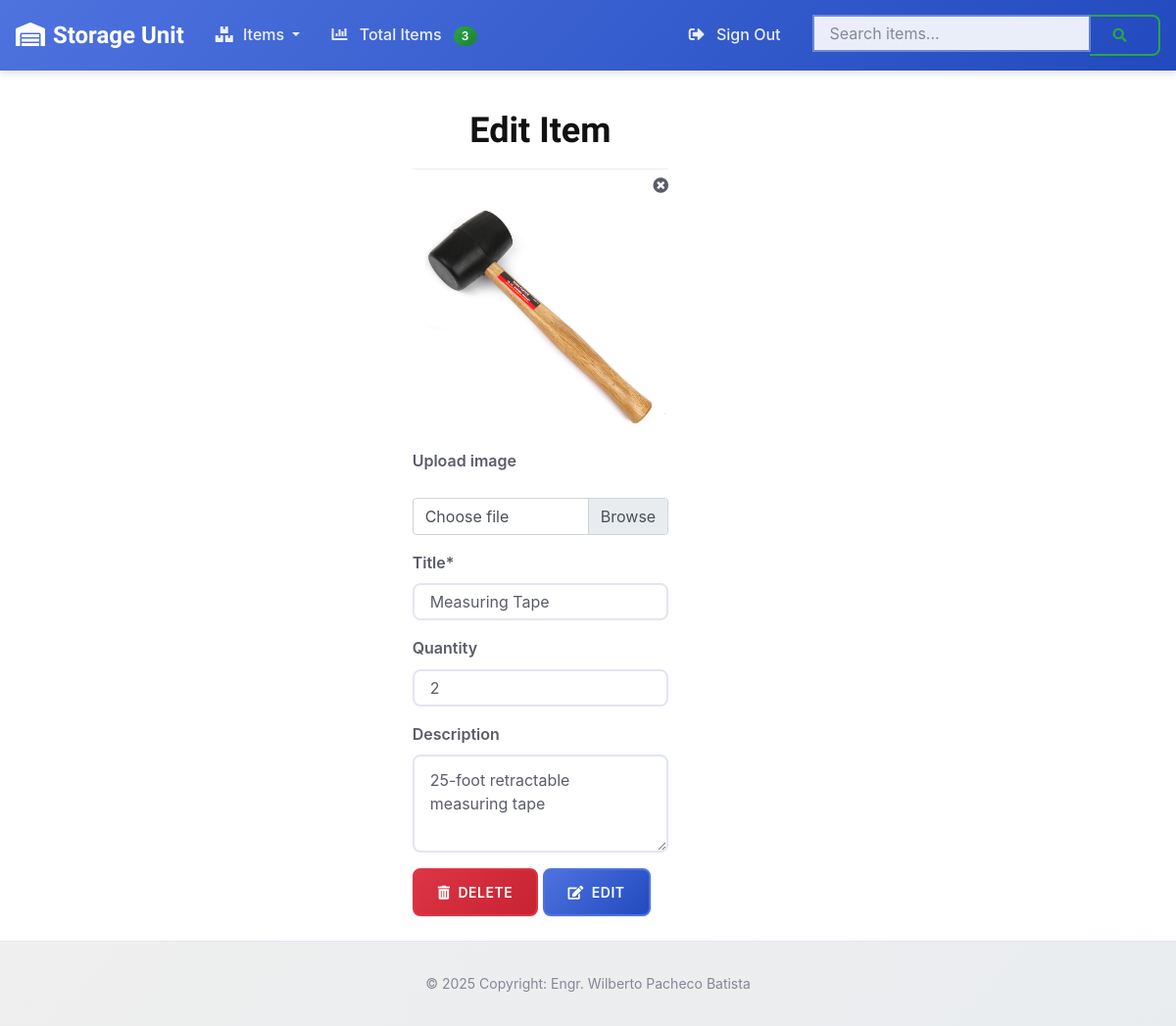
/index.php?script=editItem&id=4 (signed in), run on the app's committed database.
### tables this page shows
CREATE TABLE items (
    id INT AUTO_INCREMENT PRIMARY KEY,
    title VARCHAR(255) NOT NULL,
    description TEXT,
    qty INT DEFAULT 1,
    user_id INT NOT NULL,
    category_id INT NULL,
    location_id INT NULL,
    img VARCHAR(255),
    created_at TIMESTAMP DEFAULT CURRENT_TIMESTAMP,
    updated_at TIMESTAMP DEFAULT CURRENT_TIMESTAMP ON UPDATE CURRENT_TIMESTAMP,
    FOREIGN KEY (user_id) REFERENCES users(id) ON DELETE CASCADE,
    FOREIGN KEY (category_id) REFERENCES categories(id) ON DELETE SET NULL,
    FOREIGN KEY (location_id) REFERENCES locations(id) ON DELETE SET NULL,
    INDEX idx_user_id (user_id),
    INDEX idx_title (title),
    INDEX idx_category_id (category_id),
    INDEX idx_location_id (location_id)
);

### app/Controllers/ItemController.php (called while the page is built, shortened)
<?php
class ItemController
{
    public function getItemById($itemId, $conn)
    {
        try {
            $connection = $conn->getConnection();
            $sql = "SELECT * FROM items WHERE id = :id";
            $stmt = $connection->prepare($sql);
            $stmt->bindParam(':id', $itemId);
            $stmt->execute();
            $item = $stmt->fetch();
            return $item ? [$item] : [];
        } catch (\Exception $e) {
            return [];
        }
    }
}

### resources/views/items/editItem.php (the view, shortened to what this page needs)
<div class="container mt-3 mb-3">
    <div class="row">
        <?php
if (isset($_GET['id'])):
    $item_id = $_GET['id'];
    $controller = new \StorageUnit\Controllers\ItemController;
    $conn = new \StorageUnit\Database\Connection;
    $item = $controller->getItemById($item_id, $conn);
    ?>
        <div class="col-md-3 offset-md-4">
        <h1 class="text-center" style="color: #111; font-family: 'Rancho', serif; font-weight: bolder;">Edit Item</h1>
        <div class="dropdown-divider"></div>
            <form method="post" enctype="multipart/form-data" action="<?=$_SERVER['PHP_SELF']?>?script=editItem&id=<?=$item[0]['id']?>">
                <?php
    if (isset($item[0]['img'])):
    ?>
    <div style="position: relative;" class="image-del-container">
                <i class="fas fa-times-circle float-right delete_img" title="Delete image"></i>
                <img src="/uploads/<?=$item[0]['img']?>" class="img-fluid edit_img" alt="<?=$item[0]['title']?>" />
    </div>
                <?php
endif;
?>
                <div class="form-group">
                    <label for="description">Upload image</label>
                </div>
                <div class="input-group mb-3">
                    <div class="custom-file">
                        <label style="overflow: hidden;" class="custom-file-label" for="inputGroupFile03">Choose file</label>
                    </div>
                </div>
                <div class="form-group">
                    <label for="title">Title*</label>
                    <input type="text" class="form-control" name="title" id="title" value="<?=$item[0]['title']?>" />
                </div>
                <div class="form-group">
                    <label for="qty">Quantity</label>
                    <input type="number" class="form-control" name="qty" id="qty" value="<?=$item[0]['qty']?>" />
                </div>
                <div class="form-group">
                    <label for="description">Description</label>
                    <textarea class="form-control" name="description" id="description" rows="3"><?=$item[0]['description']?></textarea>
                </div>
                <button class="btn btn-danger" type="submit" name="btn_delete">
                <i class="fas fa-trash-alt"></i>
                Delete
                </button>
                <button class="btn btn-primary" type="submit" name="btn_submit">
                <i class="fas fa-edit"></i>
                Edit
                </button>
            </form>
        </div>
        <?php
endif;
?>
    </div>
</div>

### public/css/style.css (style rules this page uses)
:root { --primary-color: #4e73df; --primary-dark: #224abe; --primary-darker: #1e3a8a; --primary-light: #6c7ce7; --success-color: #28a745; --success-dark: #1e7e34; --success-darker: #155724; --danger-color: #dc3545; --danger-dark: #c82333; --danger-darker: #bd2130; --warning-color: #ffc107; --warning-dark: #e0a800; --info-color: #17a2b8; --info-dark: #138496; --light-color: #f8f9fc; --dark-color: #5a5c69; --muted-color: #858796; --border-color: #e3e6f0; --bg-primary: #ffffff; --bg-secondary: #f8f9fc; --bg-tertiary: #efefef; --bg-overlay: rgba(255, 255, 255, 0.5); --font-primary: 'Inter', -apple-system, BlinkMacSystemFont, 'Segoe UI', Roboto, sans-serif; --font-display: 'Rancho', serif; --font-mono: 'Fira Code', 'Monaco', 'Consolas', monospace; --text-xs: 0.75rem; --text-sm: 0.875rem; --text-base: 1rem; --text-lg: 1.125rem; --text-xl: 1.25rem; --text-2xl: 1.5rem; --text-3xl: 1.875rem; --text-4xl: 2.25rem; --text-5xl: 3rem; --space-1: 0.25rem; --space-2: 0.5rem; --space-3: 0.75rem; --space-4: 1rem; --space-5: 1.25rem; --space-6: 1.5rem; --space-8: 2rem; --space-10: 2.5rem; --space-12: 3rem; --space-16: 4rem; --space-20: 5rem; --radius-sm: 0.25rem; --radius-md: 0.375rem; --radius-lg: 0.5rem; --radius-xl: 0.75rem; --radius-2xl: 1rem; --radius-full: 9999px; --shadow-sm: 0 1px 2px rgba(0, 0, 0, 0.05); --shadow-md: 0 4px 6px rgba(0, 0, 0, 0.1); --shadow-lg: 0 10px 15px rgba(0, 0, 0, 0.1); --shadow-xl: 0 20px 25px rgba(0, 0, 0, 0.1); --shadow-2xl: 0 25px 50px rgba(0, 0, 0, 0.25); --transition-fast: 0.15s ease; --transition-normal: 0.3s ease; --transition-slow: 0.5s ease; --z-dropdown: 1000; --z-sticky: 1020; --z-fixed: 1030; --z-modal-backdrop: 1040; --z-modal: 1050; --z-popover: 1060; --z-tooltip: 1070; }
*, *::before, *::after { box-sizing: border-box; }
html { height: 100%; font-size: 16px; line-height: 1.6; -webkit-text-size-adjust: 100%; -webkit-font-smoothing: antialiased; -moz-osx-font-smoothing: grayscale; }
body { margin: 0; padding: 0; min-height: 100vh; font-family: var(--font-primary); font-size: var(--text-base); line-height: 1.6; color: var(--dark-color); background-color: var(--bg-primary); position: relative; padding-bottom: 6rem; }
h1, h2, h3, h4, h5, h6 { margin: 0 0 var(--space-4) 0; font-family: var(--font-display); font-weight: 700; line-height: 1.2; color: var(--dark-color); }
h1 { font-size: var(--text-4xl); }
.container { width: 100%; max-width: 1200px; margin: 0 auto; padding: 0 var(--space-4); }
.btn { display: inline-flex; align-items: center; justify-content: center; padding: var(--space-3) var(--space-6); font-size: var(--text-sm); font-weight: 600; line-height: 1.5; text-align: center; text-decoration: none; vertical-align: middle; cursor: pointer; user-select: none; border: 2px solid transparent; border-radius: var(--radius-lg); transition: var(--transition-normal); position: relative; overflow: hidden; text-transform: uppercase; letter-spacing: 0.5px; min-height: 2.5rem; }
.btn i { margin-right: var(--space-2); font-size: var(--text-sm); }
.btn-primary { background: linear-gradient(135deg, var(--primary-color) 0%, var(--primary-dark) 100%); color: white; border-color: var(--primary-color); box-shadow: var(--shadow-sm); }
.btn-danger { background: linear-gradient(135deg, var(--danger-color) 0%, var(--danger-dark) 100%); color: white; border-color: var(--danger-color); box-shadow: var(--shadow-sm); }
.form-control { display: block; width: 100%; padding: var(--space-3) var(--space-4); font-size: var(--text-base); font-weight: 400; line-height: 1.5; color: var(--dark-color); background-color: var(--bg-primary); border: 2px solid var(--border-color); border-radius: var(--radius-lg); transition: var(--transition-normal); }
.form-control::placeholder { color: var(--muted-color); opacity: 1; }
.input-group { position: relative; display: flex; flex-wrap: wrap; align-items: stretch; width: 100%; }
label { display: inline-block; margin-bottom: var(--space-2); font-weight: 600; color: var(--dark-color); }
.text-center { text-align: center; }
.mb-3 { margin-bottom: var(--space-3); }
.mt-3 { margin-top: var(--space-3); }

### data on the page
items: img (picture), title "Measuring Tape", qty "2", description "25-foot retractable measuring tape"

### other printed values
$totalItems "3"
